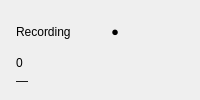
          <widget class="QFrame" name="card_recording_camera">
           <property name="frameShape">
            <enum>QFrame::NoFrame</enum>
           </property>
           <layout class="QVBoxLayout" name="layout_card_recording">
            <property name="spacing">
             <number>4</number>
            </property>
            <property name="leftMargin">
             <number>16</number>
            </property>
            <property name="topMargin">
             <number>12</number>
            </property>
            <property name="rightMargin">
             <number>16</number>
            </property>
            <property name="bottomMargin">
             <number>12</number>
            </property>
            <item>
             <layout class="QHBoxLayout">
              <item>
               <widget class="QLabel" name="lbl_recording_title">
                <property name="text">
                 <string>Recording</string>
                </property>
               </widget>
              </item>
              <item>
               <spacer>
                <property name="orientation">
                 <enum>Qt::Vertical</enum>
                </property>
                <property name="sizeHint" stdset="0">
                 <size>
                  <width>20</width>
                  <height>20</height>
                 </size>
                </property>
               </spacer>
              </item>
              <item>
               <widget class="QLabel" name="lbl_recording_icon">
                <property name="text">
                 <string>⏺</string>
                </property>
               </widget>
              </item>
             </layout>
            </item>
            <item>
             <widget class="QLabel" name="lbl_recording_value">
              <property name="text">
               <string>0</string>
              </property>
             </widget>
            </item>
            <item>
             <widget class="QLabel" name="lbl_recording_status">
              <property name="text">
               <string>—</string>
              </property>
             </widget>
            </item>
           </layout>
          </widget>
